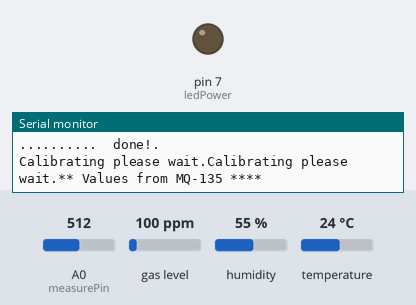
The sketch below on a simulated Arduino Nano, built with avr-gcc and run on an emulated ATmega328P. On the bench: output pins drawn as LEDs (lit = HIGH), the last lines printed to the serial monitor. The inputs (shaded band) are chosen by the test bench; at power-on: A0 (measurePin) = 512, gas level 100 ppm, humidity 55 %, temperature 24 °C.

Above: at 0.1 s.
At 0.7 s:
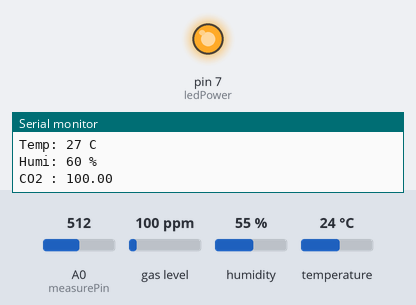
Timing chart, 0 to 2.2 s (numbered marks = the images above):
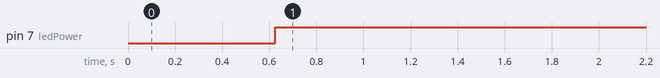

Measured:
- by itself, pin 7 (ledPower): LOW → HIGH at 0.63 s

The sketch:

AQI.ino
```cpp
#include <DFRobot_DHT11.h>
#include <MQUnifiedsensor.h>
#include <Wire.h>
#include <Adafruit_GFX.h>
#include <Adafruit_SH110X.h>
#define pin A7 //Analog input 0 of your arduino
#define i2c_Address 0x3c
#define SCREEN_WIDTH 128
#define SCREEN_HEIGHT 64
#define OLED_RESET -1
#define placa "nano"
#define Voltage_Resolution 5
#define type "MQ-135" //MQ135
#define ADC_Bit_Resolution 10
#define RatioMQ135CleanAir 3.6
DFRobot_DHT11 DHT;
#define DHT11_PIN A2
#define measurePin A0 // Connect dust sensor to Arduino A0 pin
#define ledPower 7   // Connect LED pin of dust sensor to Arduino D7

int samplingTime = 280; // time required to sample signal coming out of the sensor
int deltaTime = 40; //
int sleepTime = 9680;

float voMeasured = 0;
float calcVoltage = 0;
float dustDensity = 0;

Adafruit_SH1106G display = Adafruit_SH1106G(SCREEN_WIDTH, SCREEN_HEIGHT, &Wire, OLED_RESET);
MQUnifiedsensor MQ135(placa, Voltage_Resolution, ADC_Bit_Resolution, pin, type);


void setup()
{

  Serial.begin(9600);
  MQ135.init();
  MQ135.setRegressionMethod(1);
   float calcR0 = 0;
  for(int i = 1; i<=10; i ++)
  {
    MQ135.update(); // Update data, the arduino will read the voltage from the analog pin
    calcR0 += MQ135.calibrate(RatioMQ135CleanAir);
     Serial.print(".");
  }
  MQ135.setR0(calcR0/10);
  Serial.println("  done!.");


  /*display.begin();
  display.setTextSize(1);
  display.setTextColor(SH110X_WHITE);
  display.setCursor(0,0);
  display.println("Initializing...");
  display.display();
  display.clearDisplay();*/

 Serial.print("Calibrating please wait.");

  pinMode(ledPower, OUTPUT);
  digitalWrite(LED_BUILTIN, HIGH);


  digitalWrite(LED_BUILTIN, LOW);
  Serial.print("Calibrating please wait.");


  if(isinf(calcR0)) {Serial.println("Warning: Conection issue, R0 is infinite (Open circuit detected) please check your wiring and supply"); while(1);}
  if(calcR0 == 0){Serial.println("Warning: Conection issue found, R0 is zero (Analog pin shorts to ground) please check your wiring and supply"); while(1);}
  //*****************************  MQ CAlibration ********************************************/
  Serial.println("** Values from MQ-135 ****");
  Serial.println("|    CO   |  Alcohol |   CO2  |  Toluen  |  NH4  |  Aceton  |");


  delay(500);

}


void loop(){

  DHT.read(DHT11_PIN);
float temp =DHT.temperature;
float humi =DHT.humidity;
  MQ135.update(); // Update data, the arduino will read the voltage from the analog pin

  MQ135.setA(605.18); MQ135.setB(-3.937); // Configure the equation to calculate CO concentration value
  float CO = MQ135.readSensor(); // Sensor will read PPM concentration using the model, a and b values set previously or from the setup

  MQ135.setA(77.255); MQ135.setB(-3.18); //Configure the equation to calculate Alcohol concentration value
  float Alcohol = MQ135.readSensor(); // SSensor will read PPM concentration using the model, a and b values set previously or from the setup

  MQ135.setA(110.47); MQ135.setB(-2.862); // Configure the equation to calculate CO2 concentration value
  float CO2 = MQ135.readSensor(); // Sensor will read PPM concentration using the model, a and b values set previously or from the setup

  MQ135.setA(44.947); MQ135.setB(-3.445); // Configure the equation to calculate Toluen concentration value
  float Toluen = MQ135.readSensor(); // Sensor will read PPM concentration using the model, a and b values set previously or from the setup

  MQ135.setA(102.2 ); MQ135.setB(-2.473); // Configure the equation to calculate NH4 concentration value
  float NH4 = MQ135.readSensor(); // Sensor will read PPM concentration using the model, a and b values set previously or from the setup

  MQ135.setA(34.668); MQ135.setB(-3.369); // Configure the equation to calculate Aceton concentration value
  float Aceton = MQ135.readSensor(); // Sensor will read PPM concentration using the model, a and b values set previously or from the setup

  // Note: 400 Offset for CO2 source: https://github.com/miguel5612/MQSensorsLib/issues/29
  /*
  Motivation:
  We have added 400 PPM because when the library is calibrated it assumes the current state of the
  air as 0 PPM, and it is considered today that the CO2 present in the atmosphere is around 400 PPM.
  https://www.lavanguardia.com/natural/20190514/462242832581/concentracion-dioxido-cabono-co2-atmosfera-bate-record-historia-humanidad.html
  */

  /*
    Exponential regression:
  GAS      | a      | b
  CO       | 605.18 | -3.937
  Alcohol  | 77.255 | -3.18
  CO2      | 110.47 | -2.862
  Toluen  | 44.947 | -3.445
  NH4      | 102.2  | -2.473
  Aceton  | 34.668 | -3.369
  */
digitalWrite(ledPower, LOW); // Power on the LED
  delayMicroseconds(samplingTime);
  voMeasured = analogRead(measurePin); // Read the dust value
  delayMicroseconds(deltaTime);
  digitalWrite(ledPower, HIGH); // Turn the LED off
  delayMicroseconds(sleepTime);

   //Convert the measured voltage to dust density using a linear equation
  calcVoltage = voMeasured * (5.0 / 1024.0);
  dustDensity = 170 * calcVoltage - 0.1;

  Serial.print("PM 2.5 concentration: ");
  Serial.print(dustDensity); // Unit: ug/m3
  Serial.println(" ug/m3");

  display.clearDisplay();
  display.setCursor(0,0);
   Serial.print("Temp: ");
   Serial.print(27);
   Serial.println(" C");
   Serial.print("Humi: ");
   Serial.print(60);
   Serial.println(" %");
 Serial.print("CO2 : ");
  Serial.println(CO2);
  Serial.print("NH4 : ");
   Serial.println(NH4);
  Serial.print("Acetone : ");
   Serial.println(Aceton);
 Serial.print("ug/m^3 : ");
   Serial.print(dustDensity);


  delay(500);
}
```
